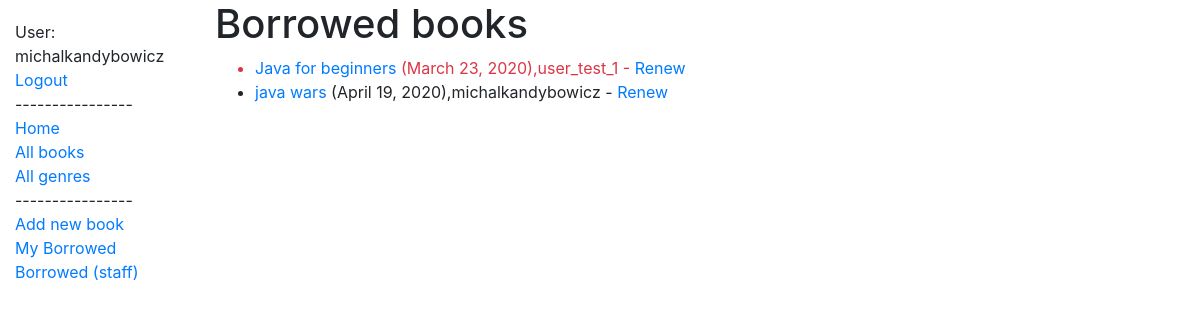
Page /catalog/borrowed/ (signed in) on the committed database.
### catalog/models.py (models this page shows, shortened)
class BookInstance(models.Model):
    id = models.UUIDField(primary_key=True, default=uuid.uuid4, help_text='Unique ID for this particular book across whole library')
    book = models.ForeignKey('Book', on_delete=models.SET_NULL, null=True)
    imprint = models.CharField(max_length=200)
    due_back = models.DateField(null=True, blank=True)
    borrower = models.ForeignKey(User, on_delete=models.SET_NULL, null=True, blank=True)
    LOAN_STATUS = (
        ('m', 'Maintenance'),
        ('o', 'On loan'),
        ('a', 'Available'),
        ('r', 'Reserved'),
    )
    status = models.CharField(
        max_length=1,
        choices=LOAN_STATUS,
        blank=True,
        default='m',
        help_text='Book availability',
    )
    class Meta:
        ordering = ['due_back']
        permissions = (("can_mark_returned", "Set book as returned"),)
    @property
    def is_overdue(self):
        return self.due_back and date.today() > self.due_back

class Book(models.Model):
    title = models.CharField(max_length=200)
    author = models.ForeignKey('Author', on_delete=models.SET_NULL, null=True)
    summary = models.TextField(max_length=1000, help_text='Enter a brief description of the book')
    genre = models.ManyToManyField(Genre, help_text='Select a genre for this book')
    def display_genre(self):
        """Create a string for the Genre. This is required to display genre in Admin."""
        return ', '.join(genre.name for genre in self.genre.all()[:3])
    display_genre.short_description = 'Genre'

### catalog/views.py (the view)
# urls.py: path('borrowed/', views.LoanedAllBooks.as_view(), name='all-borrowed'),
class LoanedAllBooks(LoginRequiredMixin, generic.ListView):
    model = BookInstance
    template_name = 'borrowed_book_list.html'
    paginate_by = 10
    def get_queryset(self):
        return BookInstance.objects.filter(status__exact='o').order_by('due_back')

### templates/borrowed_book_list.html
{% extends "base_generic.html" %}
{% block content %}
    <h1>Borrowed books</h1>
    {% if bookinstance_list %}
    <ul>
        {% for bookinst in bookinstance_list %}
            <li class="{% if bookinst.is_overdue %}text-danger{% endif %}">
                <a href="{% url 'book-detail' bookinst.book.pk %}">{{bookinst.book.title}}</a>
                ({{ bookinst.due_back }}),{{ bookinst.borrower}}
                {% if perms.catalog.can_mark_returned %}- <a href="{% url 'renew-book-librarian' bookinst.id %}">Renew</a>
                {% endif %}
            </li>
      {% endfor %}
    </ul>
    {% else %}
      <p>There are no books borrowed.</p>
    {% endif %}
{% endblock %}

### templates/base_generic.html (shortened to what this page needs)
<!DOCTYPE html>
<html lang="en">
<head>
  <link rel="stylesheet" href="https://stackpath.bootstrapcdn.com/bootstrap/4.1.3/css/bootstrap.min.css">
  {% load static %}
  <link rel="stylesheet" href="{% static 'css/styles.css' %}">
</head>
<body>
<div class="container-fluid">
    <div class="row">
        <div class="col-sm-2">
            {% block sidebar %}
                <ul class="sidebar-nav">
            {% if user.is_authenticated %}
                <li>User: {{ user.get_username }}</li>
                <li><a href="{% url 'logout' %}?next={{request.path}}">Logout</a></li>
            {% else %}
                <li><a href="{% url 'login' %}?next={{request.path}}">Login</a></li>
            {% endif %}
                    <li><a>----------------</a></li>
                    <li><a href="{% url 'index' %}">Home</a></li>
                    <li><a href="{% url 'books' %}">All books</a></li>
                    <li><a href="{% url 'genre' %}">All genres</a></li>
                    <li><a>----------------</a></li>
                    <li><a href="{% url 'add_book' %}">Add new book</a></li>
                    <li><a href="{% url 'my-borrowed' %}">My Borrowed</a></li>
                    <li><a href="{% url 'all-borrowed' %}"> Borrowed (staff) </a></li>
                </ul>
            {% endblock %}
      </div>
      <div class="col-sm-10 ">
          {% block content %}{% endblock %}
      </div>
    </div>
  </div>
</body>
</html>

### static/css/styles.css (style rules this page uses)
.sidebar-nav { margin-top: 20px; padding: 0; list-style: none; }

### rows in the picture
BookInstance: book "Java for beginners", due_back "March 23, 2020", borrower "user_test_1"
BookInstance: book "java wars", due_back "April 19, 2020", borrower "michalkandybowicz"

### other values in the picture
{{ user.get_username }} "michalkandybowicz"
